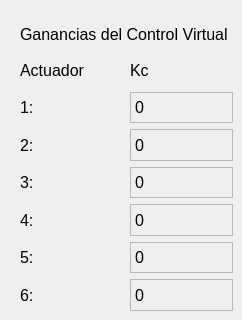
      <widget class="QWidget" name="Labels_3">
       <widget class="QWidget" name="gridLayoutWidget_4">
        <property name="geometry">
         <rect>
          <x>20</x>
          <y>20</y>
          <width>213</width>
          <height>291</height>
         </rect>
        </property>
        <property name="font">
         <font>
          <pointsize>12</pointsize>
         </font>
        </property>
        <layout class="QGridLayout" name="gridLayout_3">
         <item row="5" column="0">
          <widget class="QLabel" name="label_84">
           <property name="font">
            <font>
             <pointsize>12</pointsize>
            </font>
           </property>
           <property name="text">
            <string>4:</string>
           </property>
          </widget>
         </item>
         <item row="2" column="0">
          <widget class="QLabel" name="label_80">
           <property name="font">
            <font>
             <pointsize>12</pointsize>
            </font>
           </property>
           <property name="text">
            <string>1:</string>
           </property>
          </widget>
         </item>
         <item row="6" column="1">
          <widget class="QLabel" name="kc5Label">
           <property name="minimumSize">
            <size>
             <width>0</width>
             <height>26</height>
            </size>
           </property>
           <property name="font">
            <font>
             <pointsize>12</pointsize>
            </font>
           </property>
           <property name="frameShape">
            <enum>QFrame::StyledPanel</enum>
           </property>
           <property name="frameShadow">
            <enum>QFrame::Sunken</enum>
           </property>
           <property name="text">
            <string>0</string>
           </property>
          </widget>
         </item>
         <item row="5" column="1">
          <widget class="QLabel" name="kc4Label">
           <property name="minimumSize">
            <size>
             <width>0</width>
             <height>26</height>
            </size>
           </property>
           <property name="font">
            <font>
             <pointsize>12</pointsize>
            </font>
           </property>
           <property name="frameShape">
            <enum>QFrame::StyledPanel</enum>
           </property>
           <property name="frameShadow">
            <enum>QFrame::Sunken</enum>
           </property>
           <property name="text">
            <string>0</string>
           </property>
          </widget>
         </item>
         <item row="3" column="0">
          <widget class="QLabel" name="label_78">
           <property name="font">
            <font>
             <pointsize>12</pointsize>
            </font>
           </property>
           <property name="text">
            <string>2:</string>
           </property>
          </widget>
         </item>
         <item row="6" column="0">
          <widget class="QLabel" name="label_81">
           <property name="font">
            <font>
             <pointsize>12</pointsize>
            </font>
           </property>
           <property name="text">
            <string>5:</string>
           </property>
          </widget>
         </item>
         <item row="2" column="1">
          <widget class="QLabel" name="kc1Label">
           <property name="minimumSize">
            <size>
             <width>0</width>
             <height>26</height>
            </size>
           </property>
           <property name="font">
            <font>
             <pointsize>12</pointsize>
            </font>
           </property>
           <property name="frameShape">
            <enum>QFrame::StyledPanel</enum>
           </property>
           <property name="frameShadow">
            <enum>QFrame::Sunken</enum>
           </property>
           <property name="text">
            <string>0</string>
           </property>
          </widget>
         </item>
         <item row="7" column="1">
          <widget class="QLabel" name="kc6Label">
           <property name="minimumSize">
            <size>
             <width>0</width>
             <height>26</height>
            </size>
           </property>
           <property name="font">
            <font>
             <pointsize>12</pointsize>
            </font>
           </property>
           <property name="frameShape">
            <enum>QFrame::StyledPanel</enum>
           </property>
           <property name="frameShadow">
            <enum>QFrame::Sunken</enum>
           </property>
           <property name="text">
            <string>0</string>
           </property>
          </widget>
         </item>
         <item row="3" column="1">
          <widget class="QLabel" name="kc2Label">
           <property name="minimumSize">
            <size>
             <width>0</width>
             <height>26</height>
            </size>
           </property>
           <property name="font">
            <font>
             <pointsize>12</pointsize>
            </font>
           </property>
           <property name="frameShape">
            <enum>QFrame::StyledPanel</enum>
           </property>
           <property name="frameShadow">
            <enum>QFrame::Sunken</enum>
           </property>
           <property name="text">
            <string>0</string>
           </property>
          </widget>
         </item>
         <item row="4" column="1">
          <widget class="QLabel" name="kc3Label">
           <property name="minimumSize">
            <size>
             <width>0</width>
             <height>26</height>
            </size>
           </property>
           <property name="font">
            <font>
             <pointsize>12</pointsize>
            </font>
           </property>
           <property name="frameShape">
            <enum>QFrame::StyledPanel</enum>
           </property>
           <property name="frameShadow">
            <enum>QFrame::Sunken</enum>
           </property>
           <property name="text">
            <string>0</string>
           </property>
          </widget>
         </item>
         <item row="7" column="0">
          <widget class="QLabel" name="label_85">
           <property name="font">
            <font>
             <pointsize>12</pointsize>
            </font>
           </property>
           <property name="text">
            <string>6:</string>
           </property>
          </widget>
         </item>
         <item row="4" column="0">
          <widget class="QLabel" name="label_82">
           <property name="font">
            <font>
             <pointsize>12</pointsize>
            </font>
           </property>
           <property name="text">
            <string>3:</string>
           </property>
          </widget>
         </item>
         <item row="1" column="1">
          <widget class="QLabel" name="label_83">
           <property name="minimumSize">
            <size>
             <width>0</width>
             <height>27</height>
            </size>
           </property>
           <property name="font">
            <font>
             <pointsize>12</pointsize>
            </font>
           </property>
           <property name="text">
            <string>Kc</string>
           </property>
          </widget>
         </item>
         <item row="1" column="0">
          <widget class="QLabel" name="label_97">
           <property name="minimumSize">
            <size>
             <width>0</width>
             <height>27</height>
            </size>
           </property>
           <property name="text">
            <string>Actuador</string>
           </property>
          </widget>
         </item>
         <item row="0" column="0" colspan="2">
          <widget class="QLabel" name="label_79">
           <property name="minimumSize">
            <size>
             <width>0</width>
             <height>28</height>
            </size>
           </property>
           <property name="maximumSize">
            <size>
             <width>16777215</width>
             <height>28</height>
            </size>
           </property>
           <property name="font">
            <font>
             <pointsize>12</pointsize>
            </font>
           </property>
           <property name="text">
            <string>Ganancias del Control Virtual</string>
           </property>
          </widget>
         </item>
        </layout>
       </widget>
      </widget>
